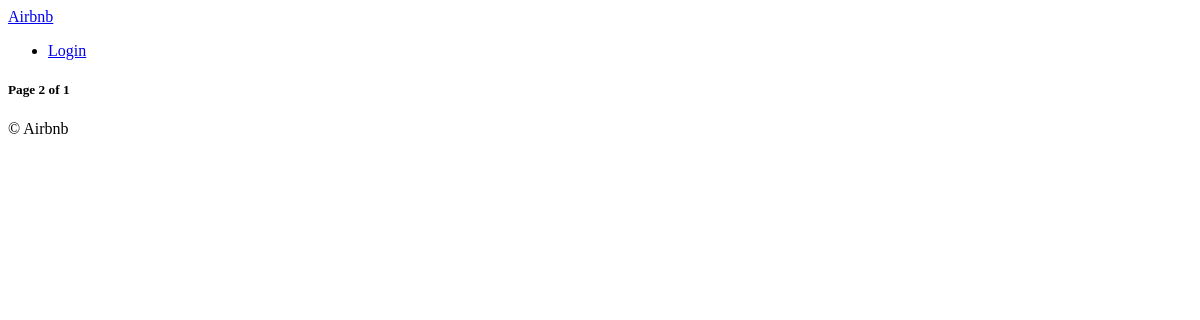
Page /?page=2 on the earlier database version.
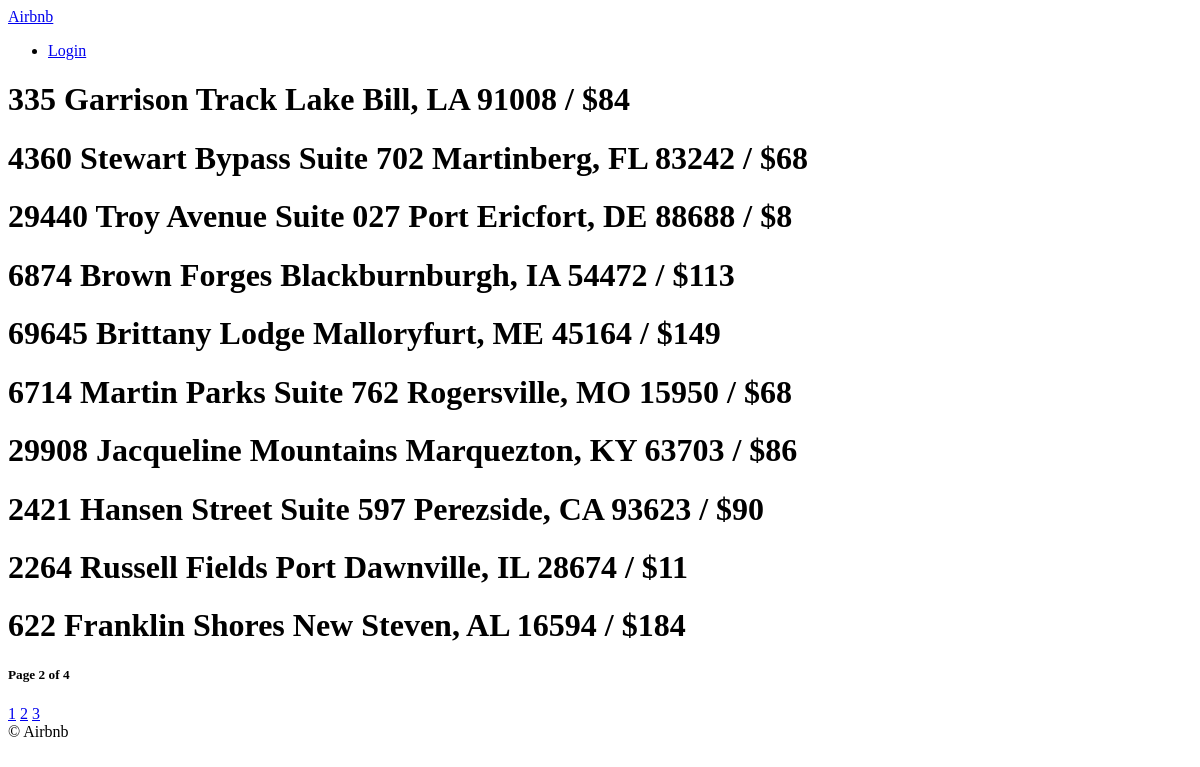
Same page on the later database version.
### rooms/models.py (models this page shows, shortened)
class Room(core_models.TimeStampedModel):
    name = models.CharField(max_length=140)
    description = models.TextField()
    country = CountryField()
    city = models.CharField(max_length=80)
    price = models.IntegerField()
    address = models.CharField(max_length=140)
    guests = models.IntegerField()
    beds = models.IntegerField()
    bedrooms = models.IntegerField()
    baths = models.IntegerField()
    check_in = models.TimeField()
    check_out = models.TimeField()
    instant_book = models.BooleanField(default=False)
    host = models.ForeignKey(
        user_models.User,
        related_name = "rooms",
        on_delete=models.CASCADE)
    room_type = models.ForeignKey(
        RoomType,
        related_name = "rooms",
        on_delete=models.SET_NULL,
        null=True
    )
    amenities = models.ManyToManyField(
        Amenity,
        related_name = "rooms",
        blank=True
    )
    facilities = models.ManyToManyField(
        Facility,
        related_name = "rooms",
        blank=True)
    house_rules = models.ManyToManyField(
        HouseRule,
        related_name = "rooms",
        blank=True)

### rooms/views.py (the view)
# urls.py: urlpatterns = [path("", room_views.all_rooms, name="home")]
def all_rooms(request):
    page = request.GET.get("page")
    page = int(page or 1)
    page_size = 10
    limit = page_size*page
    offset = limit - page_size
    all_rooms = models.Room.objects.all()[offset:limit]
    page_count = ceil(models.Room.objects.count()/page_size)
    return render (
        request,
        "rooms/home.html",
        {
            "potato": all_rooms,
            "page":page,
            "page_count": page_count,
            "page_range": range(1, page_count),
        },
    )

### templates/rooms/home.html (shortened to what this page needs)
{% extends "base.html" %}
{% block content %}
    {% for room in potato  %}
        <h1>{{room.name}} / ${{room.price}}</h1>
    {% endfor %}
    <h5>
        Page {{page}} of {{page_count}}
    </h5>
    {% for page in page_range %}
        <a href="?page={{page}}">{{page}}</a>
    {% endfor%}
{% endblock content %}

Differences in the rows shown:
added Room: name "335 Garrison Track Lake Bill, LA 91008", price "84"
added Room: name "4360 Stewart Bypass Suite 702 Martinberg, FL 83242", price "68"
added Room: name "29440 Troy Avenue Suite 027 Port Ericfort, DE 88688", price "8"
added Room: name "6874 Brown Forges Blackburnburgh, IA 54472", price "113"
added Room: name "69645 Brittany Lodge Malloryfurt, ME 45164", price "149"
added Room: name "6714 Martin Parks Suite 762 Rogersville, MO 15950", price "68"
added Room: name "29908 Jacqueline Mountains Marquezton, KY 63703", price "86"
added Room: name "2421 Hansen Street Suite 597 Perezside, CA 93623", price "90"
added Room: name "2264 Russell Fields Port Dawnville, IL 28674", price "11"
added Room: name "622 Franklin Shores New Steven, AL 16594", price "184"
Other differences:
{{ page_count }}: "1" → "4"
new list line: "1"
new list line: "2"
new list line: "3"
